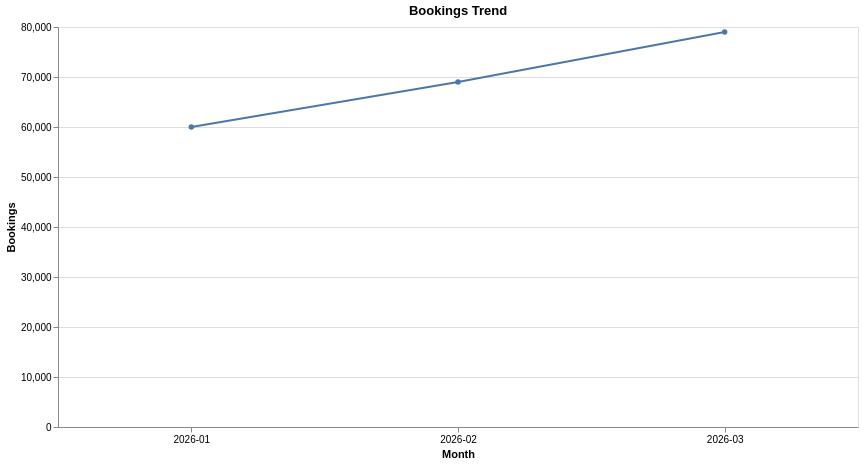

The specification (Vega-Lite) saved for this image:
### Vega-Lite specification from a JSON file in a GitHub repository (floating-point values rounded to 4 significant figures)
{"config": {"view": {"continuousWidth": 300, "continuousHeight": 300, "stroke": "#d9e2ec"}}, "data": {"name": "data-bcbb06ff28f84701d236690b16409254"}, "mark": {"type": "line", "point": true}, "encoding": {"tooltip": [{"field": "month", "type": "nominal"}, {"field": "bookings", "type": "quantitative"}], "x": {"axis": {"labelAngle": 0}, "field": "month", "title": "Month", "type": "nominal"}, "y": {"field": "bookings", "title": "Bookings", "type": "quantitative"}}, "height": 400, "title": "Bookings Trend", "width": 800, "$schema": "https://vega.github.io/schema/vega-lite/v6.4.1.json", "datasets": {"data-bcbb06ff28f84701d236690b16409254": [{"month": "2026-03", "bookings": 79000.0}, {"month": "2026-02", "bookings": 69000.0}, {"month": "2026-01", "bookings": 60000.0}]}}
